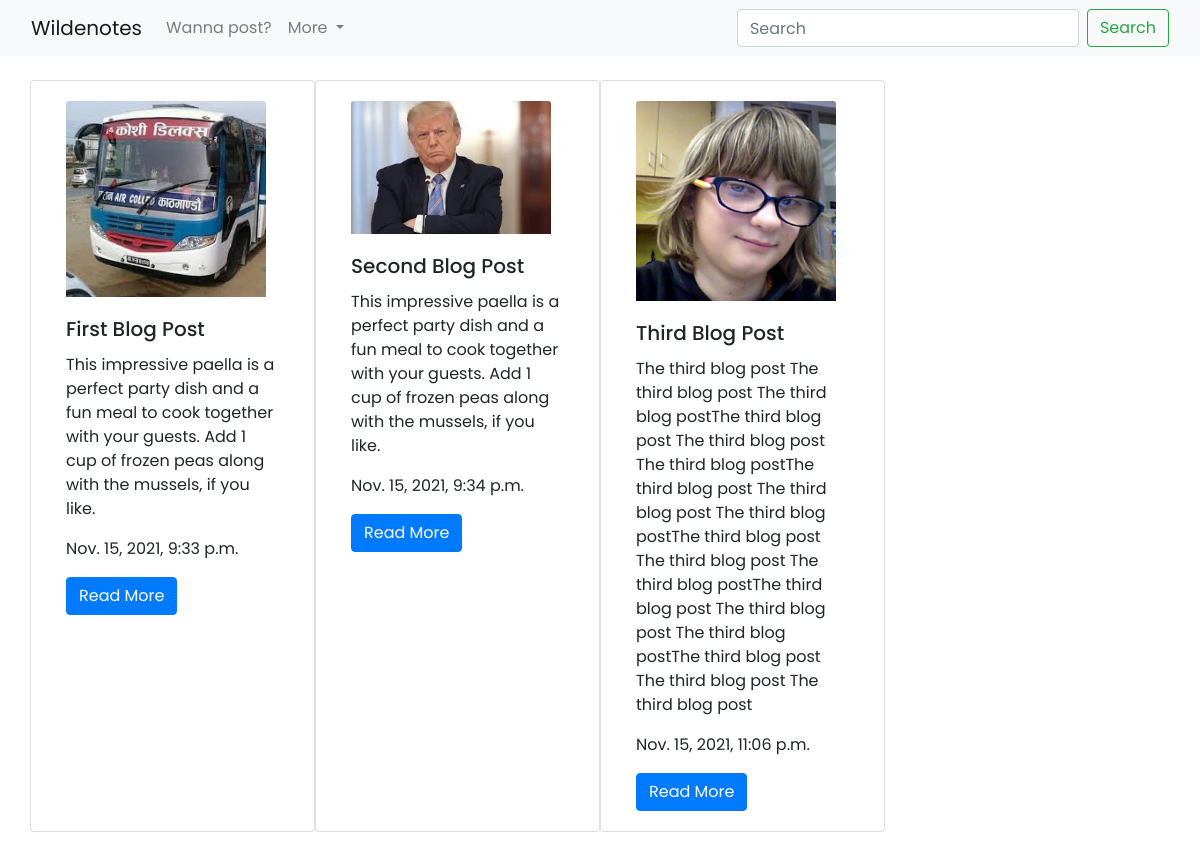
The app's page /blog/ (signed in) with its own data.
### blog/models.py (models this page shows, shortened)
class BlogPost(BaseModel):
    title = models.CharField(max_length=250)
    slug = models.SlugField(verbose_name="blog_post_slug", null=True, blank=True)
    description = models.TextField()
    image = models.ImageField(upload_to='static/images/', blank=True, null=True)
    author = models.ForeignKey(UserModel(), on_delete=models.CASCADE)
    author_pic = models.ImageField(upload_to='static/images/author/', blank=True, null=True)

### blog/views.py (the view)
# urls.py: path('', views.BlogHome, name='bloghome'),
@login_required(login_url='userlogin')
def BlogHome(request):
    all_blog_posts = BlogPost.objects.all()
    print(request.user)
    context = {
        'all_blogs': all_blog_posts
    }
    return render(request, 'blog/bloghome.html', context)

### users/models.py (called while the page is built)
    def __str__(self):
        return self.username

### templates/blog/bloghome.html (shortened to what this page needs)
{% include '_base.html' %} {% load static %}  {% block content %}
<div class="container my-4">
<div class="row">
  {% include '_messages.html' %} {% for blog in all_blogs %}
  <div class="card col-md-3"  style="width: 90%">
    <img src={{blog.image.url}} class="card-img-top" style="width: 200px; margin-top: 20px; margin-left: 20px" alt="..." />
    <div class="card-body">
      <h5 class="card-title">{{blog.title}}</h5>
      <p class="card-text">
        {{blog.description}}
      </p>
      <p class="card-text">
        {{blog.created_on}}
      </p>
      <a href="#" class="btn btn-primary">Read More</a>
    </div>
  </div>
  {% endfor %}
  </div>
</div>
{% endblock %}

### templates/_base.html (style rules this page uses)
body { font-family: 'Poppins', sans-serif; }

### records on screen
BlogPost: image (picture), title "First Blog Post", description "This impressive paella is a perfect party dish and a fun meal to cook together with your guests. Add 1 cup of frozen peas along with the mussels, if you like.", created_on "Nov. 15, 2021, 9:33 p.m."
BlogPost: image (picture), title "Second Blog Post", description "This impressive paella is a perfect party dish and a fun meal to cook together with your guests. Add 1 cup of frozen peas along with the mussels, if you like.", created_on "Nov. 15, 2021, 9:34 p.m."
BlogPost: image (picture), title "Third Blog Post", description "The third blog post The third blog post The third blog postThe third blog post The third blog post The third blog postThe third blog post The third blog post The third blog postThe third blog post The third blog post The third blog postThe third blog post The third blog post The third blog postThe third blog post The third blog post The third blog post", created_on "Nov. 15, 2021, 11:06 p.m."
